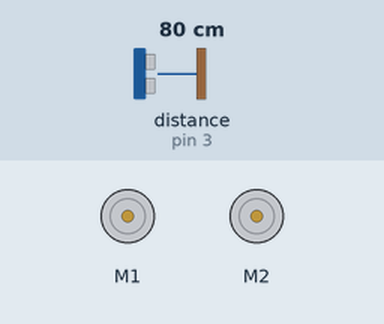
This sketch was run on a simulated Arduino Uno, built with avr-gcc and run on an emulated ATmega328P. On the bench: 2 × DC motor (green arrow = forward, orange = backward, longer = faster). The inputs (shaded band) are chosen by the test bench; at power-on: distance to the obstacle (sensor on pin 3) 80 cm. What the sketch prints to the serial monitor is not drawn.

Above: at 1.3 s.
1.4 s: distance to the obstacle (sensor on pin 3) set to 250 cm
4.4 s: distance to the obstacle (sensor on pin 3) set to 18 cm
Timing chart, 0 to 13.4 s (numbered marks = the images above; inputs shaded):
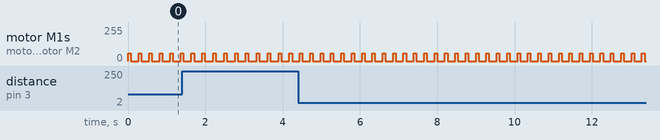

The sketch:

scan.ino
```cpp
#include "MeMCore.h"  //MeUltrasonicSensor, MeDCMotor
#include <Arduino.h>
#include <Wire.h>
#include <SoftwareSerial.h>
#include <stdio.h>
#include <stdlib.h>
#include <math.h>

//Rundown by Thomas
//Goal: to make a 360 degree scan of a room with the MeUltrasonicSensor to understand the data coming back from the sensor
//Result: successful using a MacBook with python3. Thomas realized that the data coming back from the MeUltrasonicSensor
//        weren't accurate and transformations won't fundamentally change this. Look at the graph (ex_rectangular_room.png) which was
//        done on a rectangular room. Note that it isn't rectangular!
//
//This program is in two parts. Part 1 (scan.ino) completes the scan and prints out the numbers in the serial.
//Part 2 (ploty.py) displays the data that you copied from the serial panel. Yes it is awkward.

//objects used - from MeMCore
MeUltrasonicSensor ultraSensor(3);
MeDCMotor motor_9(9);
MeDCMotor motor_10(10);

void move(int direction, int speed) {
      int leftSpeed = 0;
      int rightSpeed = 0;
      if(direction == 1){
        	leftSpeed = speed;
        	rightSpeed = speed;
      }else if(direction == 2){
        	leftSpeed = -speed;
        	rightSpeed = -speed;
      }else if(direction == 3){
        	leftSpeed = -speed;
        	rightSpeed = speed;
      }else if(direction == 4){
        	leftSpeed = speed;
        	rightSpeed = -speed;
      }
      motor_9.run((9)==M1?-(leftSpeed):(leftSpeed));
      motor_10.run((10)==M1?-(rightSpeed):(rightSpeed));
}

double distance(){
    double distance = ultraSensor.distanceCm();
    if(distance>0){
        return distance;
    } else {
        return 0.001;
    }
}

void setup(){
    Serial.begin(9600);
    for(int i = 0; i<108; i++){
        move(3,60);
        delay(66);
        move(3,0);
        delay(200);
        Serial.print(distance());
        Serial.print(", ");
    }
}

void loop (){


}
```

Measured:
- by itself, motor M1, motor M2: alternates forward 60/255 for 0.07 s and stopped for 0.20 s
